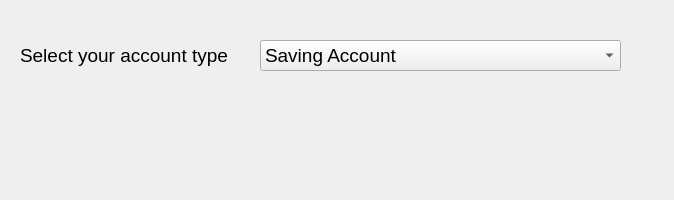
<?xml version="1.0" encoding="UTF-8"?>
<ui version="4.0">
 <class>Dialog</class>
 <widget class="QDialog" name="Dialog">
  <property name="geometry">
   <rect>
    <x>0</x>
    <y>0</y>
    <width>674</width>
    <height>200</height>
   </rect>
  </property>
  <property name="windowTitle">
   <string>Dialog</string>
  </property>
  <widget class="QComboBox" name="comboBoxAccountType">
   <property name="geometry">
    <rect>
     <x>260</x>
     <y>40</y>
     <width>361</width>
     <height>31</height>
    </rect>
   </property>
   <property name="font">
    <font>
     <pointsize>14</pointsize>
    </font>
   </property>
   <item>
    <property name="text">
     <string>Saving Account</string>
    </property>
   </item>
   <item>
    <property name="text">
     <string>Current Account</string>
    </property>
   </item>
   <item>
    <property name="text">
     <string>Recurring Deposit Account</string>
    </property>
   </item>
   <item>
    <property name="text">
     <string>Fixed Deposit Account</string>
    </property>
   </item>
  </widget>
  <widget class="QLabel" name="label">
   <property name="geometry">
    <rect>
     <x>20</x>
     <y>40</y>
     <width>231</width>
     <height>31</height>
    </rect>
   </property>
   <property name="font">
    <font>
     <pointsize>14</pointsize>
    </font>
   </property>
   <property name="text">
    <string>Select your account type</string>
   </property>
  </widget>
  <widget class="QLabel" name="labelAccountType">
   <property name="geometry">
    <rect>
     <x>40</x>
     <y>110</y>
     <width>581</width>
     <height>41</height>
    </rect>
   </property>
   <property name="font">
    <font>
     <pointsize>14</pointsize>
    </font>
   </property>
   <property name="text">
    <string/>
   </property>
  </widget>
 </widget>
 <resources/>
 <connections/>
</ui>
